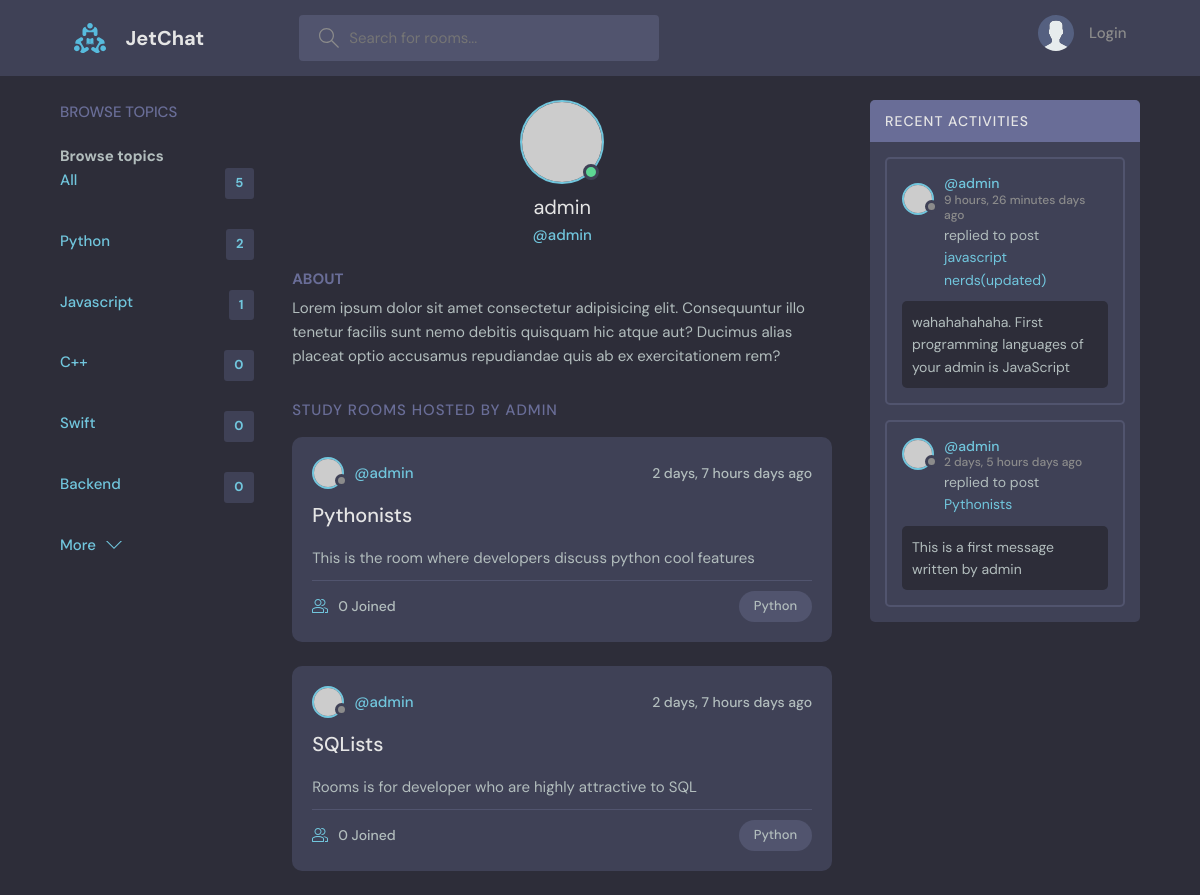
Before: /profile/1 with the older database file.
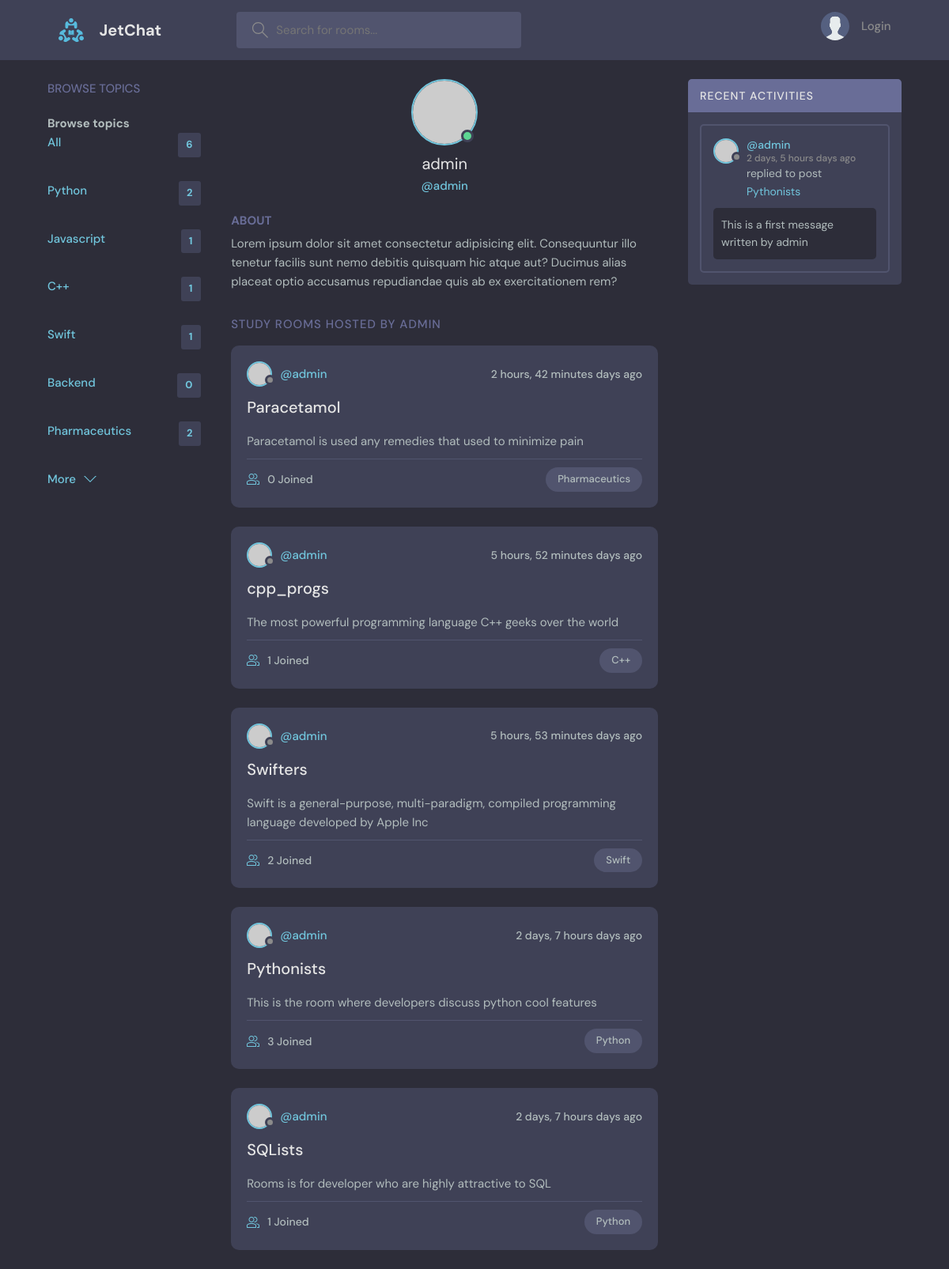
After: the same page with the newer database file.
### base/models.py (models this page shows, shortened)
class Topic(models.Model):
    name = models.CharField(max_length=200)

class Room(models.Model):
    host = models.ForeignKey(User, on_delete=models.SET_NULL, null=True)
    topic = models.ForeignKey(Topic, on_delete=models.SET_NULL, null=True)
    name = models.CharField(max_length=200)
    description = models.TextField(null=True, blank=True)
    participants = models.ManyToManyField(User, related_name='participants', blank=True)
    updated = models.DateTimeField(auto_now=True)
    created = models.DateTimeField(auto_now_add=True)
    class Meta:
        ordering = ['-updated', '-created']
    def __str__(self):
        return self.name

class Message(models.Model):
    user = models.ForeignKey(User, on_delete=models.CASCADE)
    room = models.ForeignKey(Room, on_delete=models.CASCADE)
    body = models.TextField()
    updated = models.DateTimeField(auto_now=True)
    created = models.DateTimeField(auto_now_add=True)
    class Meta:
        ordering = ['-updated', '-created']

### base/views.py (the view)
# urls.py: path('profile/<str:pk>', views.userProfile, name='user-profile'),
def userProfile(request, pk):
    user = User.objects.get(id=pk)
    rooms = user.room_set.all()
    room_messages = user.message_set.all()
    topics = Topic.objects.all()
    context = {'user': user, 'rooms': rooms, 'topics': topics, 'room_messages': room_messages}
    return render(request, 'base/profile.html', context)

### base/templates/base/profile.html (shortened to what this page needs)
{% extends 'main.html' %}
{% block content %}
  <main class="profile-page layout layout--3">
    <div class="container">
      <div class="topics">
       {% include 'base/topics_component.html' %}
      </div>
      <div class="roomList">
        <div class="profile">
          <div class="profile__avatar">
            <div class="avatar avatar--large active">
              <img src="https://randomuser.me/api/portraits/men/11.jpg" />
            </div>
          </div>
          <div class="profile__info">
            <h3>{{ user }}</h3>
            <p>@{{ user.username }}</p>
          </div>
          <div class="profile__about">
            <h3>About</h3>
            <p>
              Lorem ipsum dolor sit amet consectetur adipisicing elit. Consequuntur illo tenetur
              facilis sunt nemo debitis quisquam hic atque aut? Ducimus alias placeat optio
              accusamus repudiandae quis ab ex exercitationem rem?
            </p>
          </div>
        </div>
        <div class="roomList__header">
          <div>
            <h2>Study Rooms Hosted by {{ user }}</a>
            </h2>
          </div>
        </div>
        {% include "base/feed_component.html" %}
      </div>
      <div class="activities">
        <div class="activities__header">
          <h2>Recent Activities</h2>
        </div>
        {% include 'base/activity_component.html' %}
      </div>
    </div>
  </main>
{% endblock %}

### templates/main.html (shortened to what this page needs)
<!DOCTYPE html>
{% load static %}
<html lang="en">
  <head>
    <link rel="stylesheet" href="{% static 'styles/style.css' %}" />
  </head>
  <body>
    {% include 'navbar.html' %}
    {% block content %}
    {% endblock %}
  </body>
</html>

### templates/navbar.html (shortened to what this page needs)
{% load static %}
<header class="header header--loggedIn">
      <div class="container">
        <a href="{% url 'home' %}" class="header__logo">
          <img src="{% static 'images/logo.svg' %}" />
          <h1>JetChat</h1>
        </a>
        <form class="header__search" method="GET" action="{% url 'home' %}">
          <label>
            <input name='q'  placeholder="Search for rooms..." />
          </label>
        </form>
        <nav class="header__menu">
          {% if request.user.is_authenticated == False %}
          <a href="{% url 'login' %}">
            <img src="{% static 'images/avatar.svg' %}" />
            <p>Login</p>
          </a>
          {% endif %}
        </nav>
      </div>
    </header>

### base/templates/base/topics_component.html
<div class="topics">
    <div class="topics__header">
      <h2>Browse Topics</h2>
    </div>
    <ul class="topics__list">
    <h3>Browse topics</h3>
      <li>
        <a href="{% url 'topics' %}" class="active">All<span>{{ topics.count }}</span></a>
      </li>
      {% for topic in topics %}
        <li>
          <a href="{% url 'home' %}?q={{ topic.name }}" class="active">{{ topic.name }} <span>{{ topic.room_set.all.count }}</span></a>
        </li>
      {% endfor %}
      </ul>
    <a class="btn btn--link" href="{% url 'topics' %}">
      More
      <svg version="1.1" xmlns="http://www.w3.org/2000/svg" width="32" height="32" viewBox="0 0 32 32">
        <title>chevron-down</title>
        <path d="M16 21l-13-13h-3l16 16 16-16h-3l-13 13z"></path>
      </svg>
    </a>
</div>

### base/templates/base/feed_component.html (shortened to what this page needs)
{% for room in rooms %}
<div class="roomListRoom">
        <div class="roomListRoom__header">
          <a href="{% url 'user-profile' room.host.id %}" class="roomListRoom__author">
            <div class="avatar avatar--small">
              <img src="https://randomuser.me/api/portraits/women/11.jpg" />
            </div>
            <span>@{{ room.host.username }}</span>
          </a>
          <div class="roomListRoom__actions">
            <span>{{ room.created|timesince }} days ago</span>
          </div>
        </div>
        <div class="roomListRoom__content">
          <a href="{% url 'room' room.id %}">{{ room.name }}</a>
          <p>
            {{ room.description }}
          </p>
        </div>
        <div class="roomListRoom__meta">
          <a href="{% url 'room' room.id %}" class="roomListRoom__joined">
            {{ room.participants.all.count }} Joined
          </a>
          <p class="roomListRoom__topic">{{ room.topic.name }}</p>
        </div>
      </div>
{% endfor %}

### base/templates/base/activity_component.html (shortened to what this page needs)
{% for message in room_messages %}
<div class="activities__box">
        <div class="activities__boxHeader roomListRoom__header">
          <a href="{% url 'user-profile' message.user.id %}" class="roomListRoom__author">
            <div class="avatar avatar--small">
              <img src="https://randomuser.me/api/portraits/women/11.jpg" />
            </div>
            <p>
              @{{ message.user }}
              <span>{{ message.created|timesince }} days ago</span>
            </p>
          </a>
        </div>
        <div class="activities__boxContent">
          <p>
            replied to post <a href="{% url 'room' message.room.id %}">{{ message.room }}</a
            >
          </p>
          <div class="activities__boxRoomContent">
            {{ message.body }}
          </div>
        </div>
      </div>
{% endfor %}

Changed rows visible on the page:
removed Message: user "admin", created "9 hours, 26 minutes", room "javascript nerds(updated)", body "wahahahahaha. First programming languages of your admin is JavaScript"
computed for Topic (number 3 of 6 on the later page): room_set.all.count "0" → "1"
computed for Topic "Swift": room_set.all.count "0" → "1"
added Topic: name "Pharmaceutics", room_set.all.count "2"
added Room: host.username "admin", created "2 hours, 42 minutes", name "Paracetamol", description "Paracetamol is used any remedies that used to minimize pain", participants.all.count "0", topic.name "Pharmaceutics"
added Room: host.username "admin", created "5 hours, 52 minutes", name "cpp_progs", description "The most powerful programming language C++ geeks over the world", participants.all.count "1", topic.name "C++"
added Room: host.username "admin", created "5 hours, 53 minutes", name "Swifters", description "Swift is a general-purpose, multi-paradigm, compiled programming language developed by Apple Inc", participants.all.count "2", topic.name "Swift"
changed Room "Pythonists": participants.all.count "0" → "3"
changed Room "SQLists": participants.all.count "0" → "1"
Other visible differences:
{{ topics.count }}: "5" → "6"
